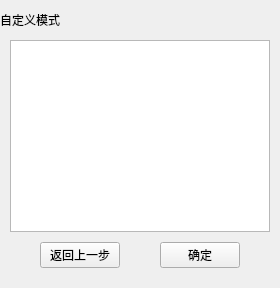
             <widget class="QWidget" name="sCustomModePage">
              <property name="sizePolicy">
               <sizepolicy hsizetype="Expanding" vsizetype="Expanding">
                <horstretch>0</horstretch>
                <verstretch>0</verstretch>
               </sizepolicy>
              </property>
              <property name="styleSheet">
               <string notr="true">font: 16pt &quot;等线&quot;;</string>
              </property>
              <layout class="QVBoxLayout" name="verticalLayout_6">
               <property name="spacing">
                <number>0</number>
               </property>
               <property name="leftMargin">
                <number>0</number>
               </property>
               <property name="topMargin">
                <number>0</number>
               </property>
               <property name="rightMargin">
                <number>0</number>
               </property>
               <property name="bottomMargin">
                <number>0</number>
               </property>
               <item>
                <spacer name="verticalSpacer_15">
                 <property name="orientation">
                  <enum>Qt::Vertical</enum>
                 </property>
                 <property name="sizeType">
                  <enum>QSizePolicy::Fixed</enum>
                 </property>
                 <property name="sizeHint" stdset="0">
                  <size>
                   <width>20</width>
                   <height>10</height>
                  </size>
                 </property>
                </spacer>
               </item>
               <item>
                <layout class="QHBoxLayout" name="horizontalLayout_11">
                 <property name="spacing">
                  <number>0</number>
                 </property>
                 <item>
                  <widget class="QLabel" name="sCustomModePageTitle">
                   <property name="sizePolicy">
                    <sizepolicy hsizetype="Expanding" vsizetype="Preferred">
                     <horstretch>0</horstretch>
                     <verstretch>0</verstretch>
                    </sizepolicy>
                   </property>
                   <property name="styleSheet">
                    <string notr="true">font: 16pt &quot;等线&quot;;</string>
                   </property>
                   <property name="text">
                    <string>自定义模式</string>
                   </property>
                  </widget>
                 </item>
                 <item>
                  <spacer name="horizontalSpacer_29">
                   <property name="orientation">
                    <enum>Qt::Horizontal</enum>
                   </property>
                   <property name="sizeHint" stdset="0">
                    <size>
                     <width>40</width>
                     <height>20</height>
                    </size>
                   </property>
                  </spacer>
                 </item>
                </layout>
               </item>
               <item>
                <spacer name="verticalSpacer_20">
                 <property name="orientation">
                  <enum>Qt::Vertical</enum>
                 </property>
                 <property name="sizeType">
                  <enum>QSizePolicy::Fixed</enum>
                 </property>
                 <property name="sizeHint" stdset="0">
                  <size>
                   <width>20</width>
                   <height>10</height>
                  </size>
                 </property>
                </spacer>
               </item>
               <item>
                <layout class="QHBoxLayout" name="horizontalLayout_12">
                 <property name="spacing">
                  <number>0</number>
                 </property>
                 <item>
                  <spacer name="horizontalSpacer_30">
                   <property name="orientation">
                    <enum>Qt::Horizontal</enum>
                   </property>
                   <property name="sizeType">
                    <enum>QSizePolicy::Fixed</enum>
                   </property>
                   <property name="sizeHint" stdset="0">
                    <size>
                     <width>10</width>
                     <height>20</height>
                    </size>
                   </property>
                  </spacer>
                 </item>
                 <item>
                  <widget class="QTableWidget" name="tableWidget_4"/>
                 </item>
                 <item>
                  <spacer name="horizontalSpacer_31">
                   <property name="orientation">
                    <enum>Qt::Horizontal</enum>
                   </property>
                   <property name="sizeType">
                    <enum>QSizePolicy::Fixed</enum>
                   </property>
                   <property name="sizeHint" stdset="0">
                    <size>
                     <width>10</width>
                     <height>20</height>
                    </size>
                   </property>
                  </spacer>
                 </item>
                </layout>
               </item>
               <item>
                <spacer name="verticalSpacer_21">
                 <property name="orientation">
                  <enum>Qt::Vertical</enum>
                 </property>
                 <property name="sizeType">
                  <enum>QSizePolicy::Fixed</enum>
                 </property>
                 <property name="sizeHint" stdset="0">
                  <size>
                   <width>20</width>
                   <height>10</height>
                  </size>
                 </property>
                </spacer>
               </item>
               <item>
                <layout class="QHBoxLayout" name="horizontalLayout_13">
                 <property name="spacing">
                  <number>0</number>
                 </property>
                 <item>
                  <spacer name="horizontalSpacer_32">
                   <property name="orientation">
                    <enum>Qt::Horizontal</enum>
                   </property>
                   <property name="sizeHint" stdset="0">
                    <size>
                     <width>40</width>
                     <height>20</height>
                    </size>
                   </property>
                  </spacer>
                 </item>
                 <item>
                  <widget class="QPushButton" name="choiceMReturnButton_7">
                   <property name="styleSheet">
                    <string notr="true">font: 16pt &quot;等线&quot;;</string>
                   </property>
                   <property name="text">
                    <string>返回上一步</string>
                   </property>
                  </widget>
                 </item>
                 <item>
                  <spacer name="horizontalSpacer_33">
                   <property name="orientation">
                    <enum>Qt::Horizontal</enum>
                   </property>
                   <property name="sizeHint" stdset="0">
                    <size>
                     <width>40</width>
                     <height>20</height>
                    </size>
                   </property>
                  </spacer>
                 </item>
                 <item>
                  <widget class="QPushButton" name="choiceMReturnButton_8">
                   <property name="styleSheet">
                    <string notr="true">font: 16pt &quot;等线&quot;;</string>
                   </property>
                   <property name="text">
                    <string>确定</string>
                   </property>
                  </widget>
                 </item>
                 <item>
                  <spacer name="horizontalSpacer_34">
                   <property name="orientation">
                    <enum>Qt::Horizontal</enum>
                   </property>
                   <property name="sizeHint" stdset="0">
                    <size>
                     <width>40</width>
                     <height>20</height>
                    </size>
                   </property>
                  </spacer>
                 </item>
                </layout>
               </item>
               <item>
                <spacer name="verticalSpacer_22">
                 <property name="orientation">
                  <enum>Qt::Vertical</enum>
                 </property>
                 <property name="sizeType">
                  <enum>QSizePolicy::Fixed</enum>
                 </property>
                 <property name="sizeHint" stdset="0">
                  <size>
                   <width>20</width>
                   <height>20</height>
                  </size>
                 </property>
                </spacer>
               </item>
              </layout>
             </widget>
